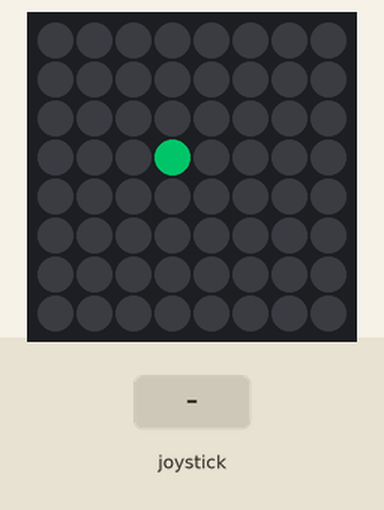
The program below on a simulated Raspberry Pi (BCM pin numbers) with a Sense HAT. On the bench: the Sense HAT's 8×8 RGB LED matrix. The inputs (shaded band) are chosen by the test bench. Dim RGB values are drawn brighter than linear; what the program prints to the terminal is not drawn. At 6.0 s the program stops and its outputs stay as they are.

Above: at 1.2 s.
1.3 s: joystick pushed up
At 1.6 s:
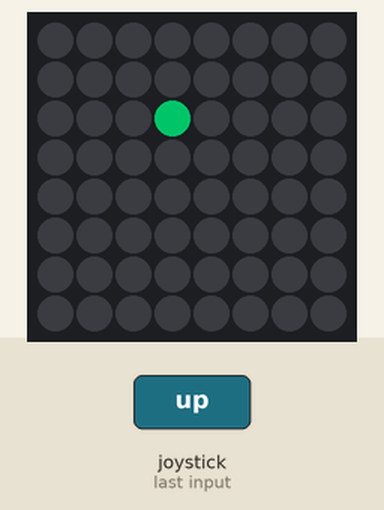
2.8 s: joystick pushed left
At 3.9 s:
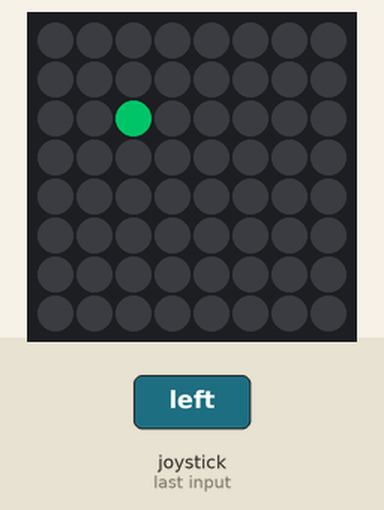
4.3 s: joystick pushed down
At 5.1 s:
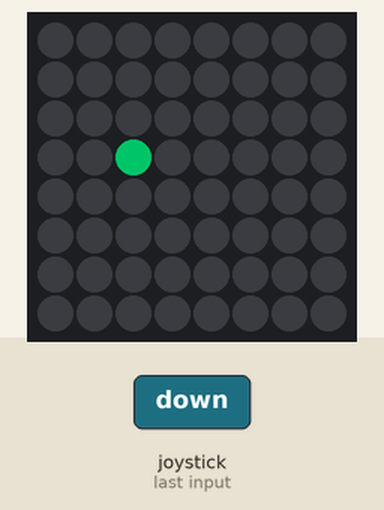
5.8 s: joystick clicked
Timing chart, 0 to 7.5 s (numbered marks = the images above; inputs shaded):
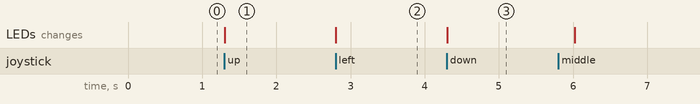

The program:

joystick_1.py
```python
#!/bin/python

'''
use sense_hat joystick to move the pixel around
the LED matrix.
when middle button is pressed, exit the program

'''


from sense_hat import SenseHat, ACTION_RELEASED
from time import sleep

x = 3
y = 3
keep_go = True
sense = SenseHat()
sense.low_light = True

# make sure we are not go out of the edges of the LED matirx


def clamp(value, min_value=0, max_value=7):
    return min(max_value, max(min_value, value))


def pushed_up(event):
    global y
    if event.action != ACTION_RELEASED:
        y = clamp(y - 1)


def pushed_down(event):
    global y
    if event.action != ACTION_RELEASED:
        y = clamp(y + 1)


def pushed_left(event):
    global x
    if event.action != ACTION_RELEASED:
        x = clamp(x - 1)


def pushed_right(event):
    global x
    if event.action != ACTION_RELEASED:
        x = clamp(x + 1)


def bye():
    global keep_go
    keep_go = False

# redraw the pixel


def refresh():
    sense.clear()
    sense.set_pixel(x, y, 0, 120, 50)


# initialize the joystick with appropriate callback functions
sense.stick.direction_up = pushed_up
sense.stick.direction_down = pushed_down
sense.stick.direction_left = pushed_left
sense.stick.direction_right = pushed_right
sense.stick.direction_any = refresh
sense.stick.direction_middle = bye

refresh()
while keep_go:
    sleep(2)

sense.clear()
print "Bye!"
```

Measured:
- after the input at 1.3 s, the LEDs: change at once (image 1)
- after the input at 2.8 s, the LEDs: change at once (image 2)
- after the input at 4.3 s, the LEDs: change at once (image 3)
